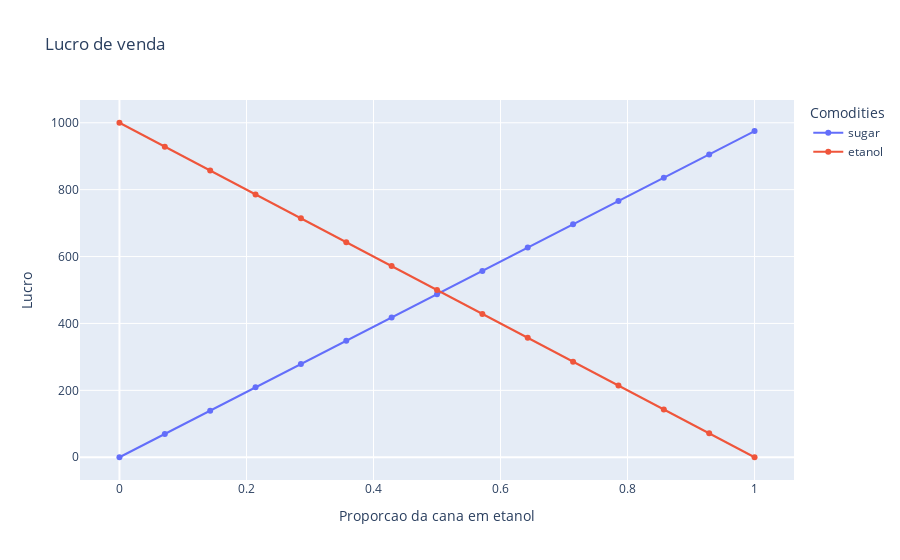

This figure's notebook cell:
### Code cell
# Variaveis
# Comodites
y = {
    0: "Cana de acucar",  # Nao sera vendido
    1: "Acucar",
    2: "Etanol"
}
# Tamanho do terreno gasto para produzir cana
s = 500
# Conversao do terreno em cana de acucar
k = 1.2
# Conversao da cana de acucar em uma comodite
a11 =  0.8
a12 =  0.9
# Lucro por unidade vendida
c1 = 1.3
c2 = 1.5

# Numero de casos a testar com terreno parcialmente dedicado para um comodite 
number_cases = 15
# Percentual do terreno dedicado para uma comodite especifica
# Para este, foi escolhido o percentual dedicado para etanol
qe_cases = np.linspace(0, 1, number_cases)
# Tamanho do terreno gasto para produzir cana para um comodite especifico
s1 = s * (1 - qe_cases) 
s2 = s * qe_cases

profits = {
    "proportions": qe_cases,
    "sugar": [sugar_profit(s, k, a11, c1, qe) for qe in qe_cases],
    "etanol": [etanol_profit(s, k, a12, c2, qe) for qe in qe_cases]
}

fig = go.Figure()

fig.add_trace(go.Scatter(
    x=profits["proportions"],
    y=profits["sugar"],
    # mode="lines",
    name="sugar"
)
)
fig.add_trace(go.Scatter(
    x=profits["proportions"],
    y=profits["etanol"],
    # mode="lines",
    name="etanol"
))

fig.update_layout(
    title=f"Lucro de venda",
    xaxis_title="Proporcao da cana em etanol",
    yaxis_title="Lucro",
    legend_title="Comodities",
)

fig

### Figure 1 — Plotly figure (JSON) as saved in the notebook; plotly's stock layout.template omitted (floating-point values rounded to 4 significant figures)
{"data": [{"name": "sugar", "type": "scatter", "x": [0.0, 0.07143, 0.1429, 0.2143, 0.2857, 0.3571, 0.4286, 0.5, 0.5714, 0.6429, 0.7143, 0.7857, 0.8571, 0.9286, 1.0], "y": [0, 69.64, 139.3, 208.9, 278.6, 348.2, 417.9, 487.5, 557.1, 626.8, 696.4, 766.1, 835.7, 905.4, 975]}, {"name": "etanol", "type": "scatter", "x": [0.0, 0.07143, 0.1429, 0.2143, 0.2857, 0.3571, 0.4286, 0.5, 0.5714, 0.6429, 0.7143, 0.7857, 0.8571, 0.9286, 1.0], "y": [1000, 928.6, 857.1, 785.7, 714.3, 642.9, 571.4, 500, 428.6, 357.1, 285.7, 214.3, 142.9, 71.43, 0]}], "layout": {"legend": {"title": {"text": "Comodities"}}, "title": {"text": "Lucro de venda"}, "xaxis": {"title": {"text": "Proporcao da cana em etanol"}}, "yaxis": {"title": {"text": "Lucro"}}}}
